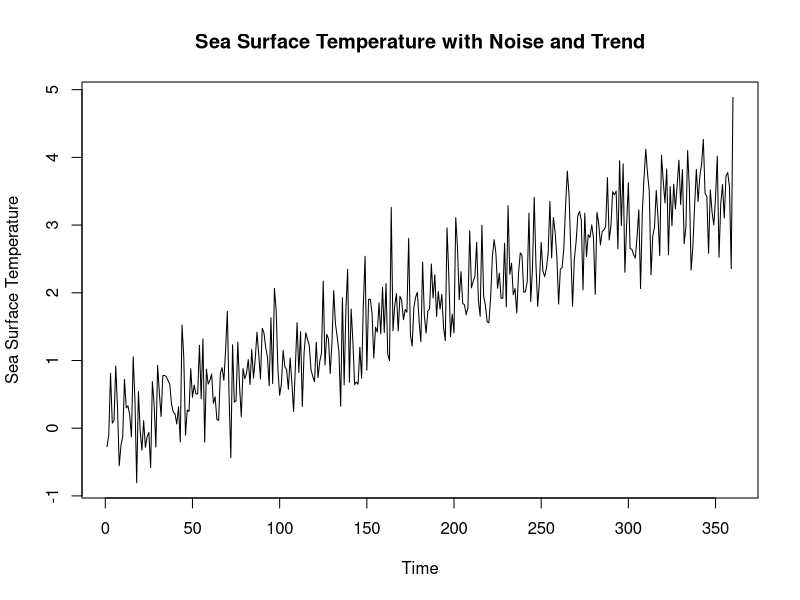
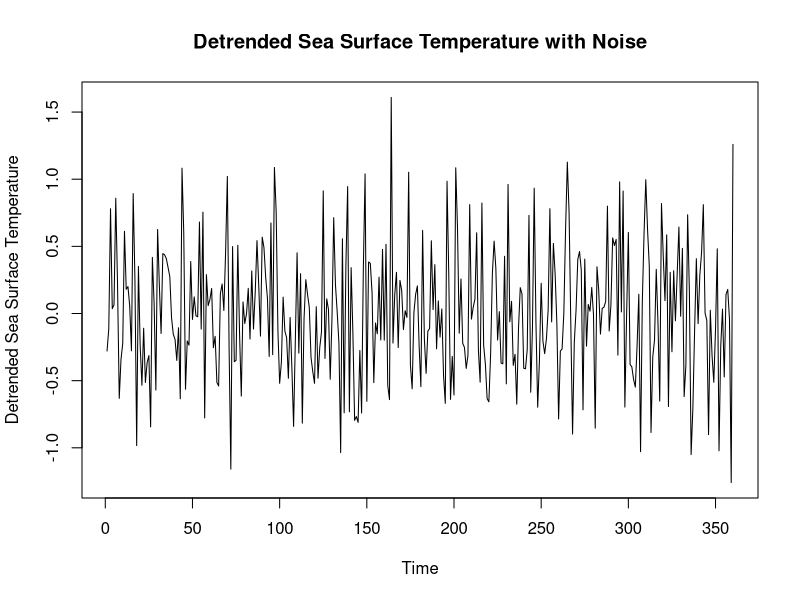
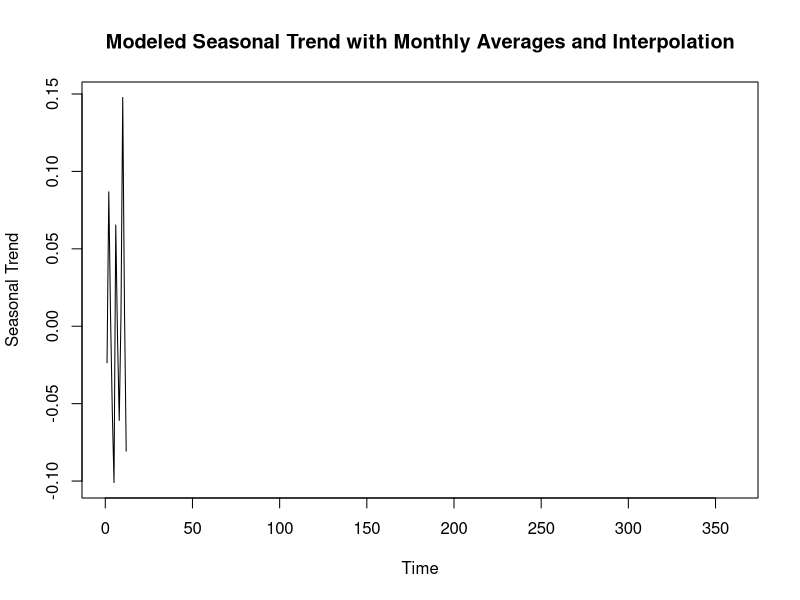
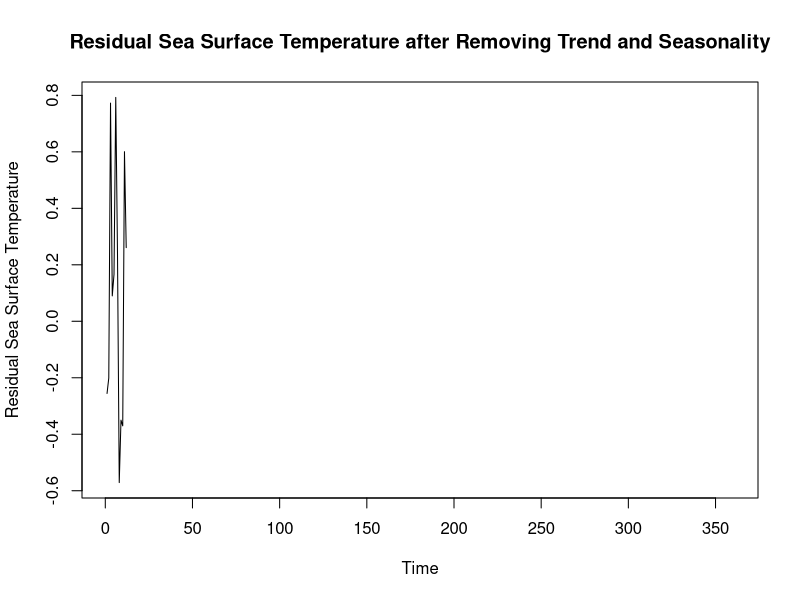

These charts were generated, in order, by the following R code: (Note: this script raises an error after producing the figures.)
# Step 1: Generate a time series of sea surface temperature with a high amount of noise over ten years with generally increasing trend. Plot it.

# set seed for reproducibility
set.seed(123)

# generate time series with increasing trend and noise
n <- 360  # 12 months x 10 years
t <- seq(1, n)
trend <- 0.01 * t  # increase by 0.1 degrees per month
noise <- rnorm(n, mean = 0, sd = 0.5)
sst <- trend + noise

# plot time series
plot(sst, type = "l", xlab = "Time", ylab = "Sea Surface Temperature", main = "Sea Surface Temperature with Noise and Trend")

# Step 2: Remove the linear trend from the time series. Plot it.

# remove trend using linear regression
time <- cbind(t)
lm_fit <- lm(sst ~ time)
sst_detrend <- resid(lm_fit)  # extract residuals from linear regression

# plot detrended time series
plot(sst_detrend, type = "l", xlab = "Time", ylab = "Detrended Sea Surface Temperature", main = "Detrended Sea Surface Temperature with Noise")

# Step 3: Model a new seasonal trend with monthly averages and interpolation between the averages. Plot it.

# compute monthly averages
monthly_avg <- tapply(sst_detrend, rep(1:12, each = 30), mean)

# interpolate between monthly averages
interpolated_avg <- approx(1:12, monthly_avg, xout = t)

# plot seasonal trend
plot(interpolated_avg$y, type = "l", xlab = "Time", ylab = "Seasonal Trend", main = "Modeled Seasonal Trend with Monthly Averages and Interpolation")

# Step 4: Subtract the modeled seasonal trend from the time series with the linear trend already removed. Plot it.

sst_resid <- sst_detrend - interpolated_avg$y

# plot residual time series
plot(sst_resid, type = "l", xlab = "Time", ylab = "Residual Sea Surface Temperature", main = "Residual Sea Surface Temperature after Removing Trend and Seasonality")

# Step 5: Decompose the residual time series (i.e., noise) with a Fourier transform. Plot the partial frequencies. 

# decompose residual time series using Fourier transform
fft_resid <- fft(sst_resid)
partial_freq <- Mod(fft_resid)^2/n

# plot partial frequencies
plot(partial_freq, type = "l", xlab = "Frequency", ylab = "Partial Frequencies", main = "Partial Frequencies of Residual Time Series")

# Step 6: Plot the log-transformed power spectral density of the frequencies.

# compute power spectral density
psd <- spectrum(sst_resid, plot = FALSE)
log_psd <- 10*log10(psd$spec)

# plot log-transformed power spectral density
plot(log_psd, type = "l", xlab = "Frequency", ylab = "Log Power Spectral Density", main = "Log Power Spectral Density of Residual Time Series")